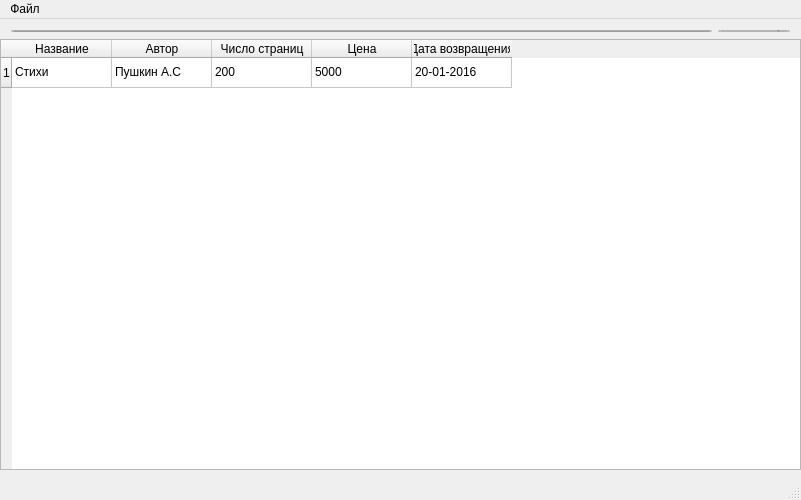
<?xml version="1.0" encoding="UTF-8"?>
<ui version="4.0">
 <class>MainWindow</class>
 <widget class="QMainWindow" name="search">
  <property name="geometry">
   <rect>
    <x>0</x>
    <y>0</y>
    <width>801</width>
    <height>500</height>
   </rect>
  </property>
  <property name="windowTitle">
   <string>MainWindow</string>
  </property>
  <widget class="QWidget" name="centralwidget">
   <widget class="QTableWidget" name="tableWidget">
    <property name="geometry">
     <rect>
      <x>0</x>
      <y>20</y>
      <width>801</width>
      <height>431</height>
     </rect>
    </property>
    <attribute name="horizontalHeaderCascadingSectionResizes">
     <bool>true</bool>
    </attribute>
    <attribute name="verticalHeaderCascadingSectionResizes">
     <bool>true</bool>
    </attribute>
    <row>
     <property name="text">
      <string>1</string>
     </property>
    </row>
    <column>
     <property name="text">
      <string>Название</string>
     </property>
    </column>
    <column>
     <property name="text">
      <string>Автор</string>
     </property>
    </column>
    <column>
     <property name="text">
      <string>Число страниц</string>
     </property>
    </column>
    <column>
     <property name="text">
      <string>Цена</string>
     </property>
    </column>
    <column>
     <property name="text">
      <string>Дата возвращения</string>
     </property>
    </column>
    <item row="0" column="0">
     <property name="text">
      <string>Стихи</string>
     </property>
    </item>
    <item row="0" column="1">
     <property name="text">
      <string>Пушкин А.С</string>
     </property>
    </item>
    <item row="0" column="2">
     <property name="text">
      <string>200</string>
     </property>
    </item>
    <item row="0" column="3">
     <property name="text">
      <string>5000</string>
     </property>
    </item>
    <item row="0" column="4">
     <property name="text">
      <string>20-01-2016</string>
     </property>
    </item>
   </widget>
   <widget class="QWidget" name="layoutWidget">
    <property name="geometry">
     <rect>
      <x>0</x>
      <y>0</y>
      <width>801</width>
      <height>24</height>
     </rect>
    </property>
    <layout class="QHBoxLayout" name="horizontalLayout">
     <item>
      <widget class="QLineEdit" name="searchBox"/>
     </item>
     <item>
      <widget class="QComboBox" name="searchType"/>
     </item>
    </layout>
   </widget>
   <zorder>layoutWidget</zorder>
   <zorder>tableWidget</zorder>
  </widget>
  <widget class="QMenuBar" name="menubar">
   <property name="geometry">
    <rect>
     <x>0</x>
     <y>0</y>
     <width>801</width>
     <height>20</height>
    </rect>
   </property>
   <property name="styleSheet">
    <string notr="true">QMenubar:item:hover {color:black;}
QMenubar:item:selected {color:black;}</string>
   </property>
   <widget class="QMenu" name="menu">
    <property name="title">
     <string>Файл</string>
    </property>
    <addaction name="addBook"/>
    <addaction name="separator"/>
    <addaction name="addUser"/>
    <addaction name="delUser"/>
   </widget>
   <addaction name="menu"/>
  </widget>
  <widget class="QStatusBar" name="statusbar"/>
  <action name="addBook">
   <property name="text">
    <string>Добавить книгу</string>
   </property>
  </action>
  <action name="addUser">
   <property name="text">
    <string>Добавить пользователя</string>
   </property>
  </action>
  <action name="delUser">
   <property name="text">
    <string>Удалить пользователя</string>
   </property>
  </action>
 </widget>
 <layoutdefault spacing="6" margin="11"/>
 <resources/>
 <connections>
  <connection>
   <sender>searchBox</sender>
   <signal>editingFinished()</signal>
   <receiver>tableWidget</receiver>
   <slot>update()</slot>
   <hints>
    <hint type="sourcelabel">
     <x>159</x>
     <y>47</y>
    </hint>
    <hint type="destinationlabel">
     <x>170</x>
     <y>119</y>
    </hint>
   </hints>
  </connection>
 </connections>
</ui>
